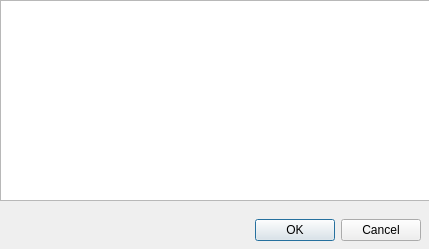
<?xml version="1.0" encoding="UTF-8"?>
<ui version="4.0">
 <class>WhereDialog</class>
 <widget class="QDialog" name="WhereDialog">
  <property name="geometry">
   <rect>
    <x>0</x>
    <y>0</y>
    <width>429</width>
    <height>249</height>
   </rect>
  </property>
  <property name="windowTitle">
   <string>Dialog</string>
  </property>
  <widget class="QDialogButtonBox" name="buttonBox">
   <property name="geometry">
    <rect>
     <x>200</x>
     <y>210</y>
     <width>221</width>
     <height>41</height>
    </rect>
   </property>
   <property name="orientation">
    <enum>Qt::Horizontal</enum>
   </property>
   <property name="standardButtons">
    <set>QDialogButtonBox::Cancel|QDialogButtonBox::Ok</set>
   </property>
  </widget>
  <widget class="QTextEdit" name="textEdit">
   <property name="geometry">
    <rect>
     <x>0</x>
     <y>0</y>
     <width>431</width>
     <height>201</height>
    </rect>
   </property>
  </widget>
 </widget>
 <resources/>
 <connections>
  <connection>
   <sender>buttonBox</sender>
   <signal>accepted()</signal>
   <receiver>WhereDialog</receiver>
   <slot>accept()</slot>
   <hints>
    <hint type="sourcelabel">
     <x>248</x>
     <y>254</y>
    </hint>
    <hint type="destinationlabel">
     <x>157</x>
     <y>274</y>
    </hint>
   </hints>
  </connection>
  <connection>
   <sender>buttonBox</sender>
   <signal>rejected()</signal>
   <receiver>WhereDialog</receiver>
   <slot>reject()</slot>
   <hints>
    <hint type="sourcelabel">
     <x>316</x>
     <y>260</y>
    </hint>
    <hint type="destinationlabel">
     <x>286</x>
     <y>274</y>
    </hint>
   </hints>
  </connection>
 </connections>
</ui>
